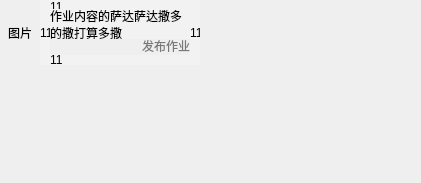
<?xml version="1.0" encoding="UTF-8"?>
<ui version="4.0">
 <class>UIHomework</class>
 <widget class="QWidget" name="UIHomework">
  <property name="geometry">
   <rect>
    <x>0</x>
    <y>0</y>
    <width>421</width>
    <height>183</height>
   </rect>
  </property>
  <property name="maximumSize">
   <size>
    <width>16777215</width>
    <height>300</height>
   </size>
  </property>
  <property name="windowTitle">
   <string>Form</string>
  </property>
  <widget class="QWidget" name="horizontalWidget_2" native="true">
   <property name="geometry">
    <rect>
     <x>0</x>
     <y>0</y>
     <width>191</width>
     <height>65</height>
    </rect>
   </property>
   <layout class="QHBoxLayout" name="HL_Content" stretch="0,0,0">
    <property name="spacing">
     <number>0</number>
    </property>
    <property name="leftMargin">
     <number>0</number>
    </property>
    <property name="topMargin">
     <number>0</number>
    </property>
    <property name="rightMargin">
     <number>0</number>
    </property>
    <property name="bottomMargin">
     <number>0</number>
    </property>
    <item>
     <widget class="QLabel" name="lbl_Picture">
      <property name="minimumSize">
       <size>
        <width>40</width>
        <height>66</height>
       </size>
      </property>
      <property name="maximumSize">
       <size>
        <width>40</width>
        <height>66</height>
       </size>
      </property>
      <property name="styleSheet">
       <string notr="true"/>
      </property>
      <property name="text">
       <string>图片</string>
      </property>
      <property name="alignment">
       <set>Qt::AlignCenter</set>
      </property>
     </widget>
    </item>
    <item>
     <widget class="QLabel" name="lbl_LeftSpace">
      <property name="minimumSize">
       <size>
        <width>10</width>
        <height>66</height>
       </size>
      </property>
      <property name="maximumSize">
       <size>
        <width>10</width>
        <height>66</height>
       </size>
      </property>
      <property name="styleSheet">
       <string notr="true">background-color:rgb(242,242,242)</string>
      </property>
      <property name="text">
       <string>11</string>
      </property>
     </widget>
    </item>
    <item>
     <widget class="QWidget" name="VL_Content_2" native="true">
      <layout class="QVBoxLayout" name="VL_Content">
       <property name="spacing">
        <number>0</number>
       </property>
       <property name="sizeConstraint">
        <enum>QLayout::SetDefaultConstraint</enum>
       </property>
       <property name="leftMargin">
        <number>0</number>
       </property>
       <property name="topMargin">
        <number>0</number>
       </property>
       <property name="rightMargin">
        <number>0</number>
       </property>
       <property name="bottomMargin">
        <number>0</number>
       </property>
       <item>
        <widget class="QLabel" name="lbl_TopSpace">
         <property name="minimumSize">
          <size>
           <width>140</width>
           <height>9</height>
          </size>
         </property>
         <property name="maximumSize">
          <size>
           <width>140</width>
           <height>9</height>
          </size>
         </property>
         <property name="styleSheet">
          <string notr="true">background-color:rgb(242,242,242)</string>
         </property>
         <property name="lineWidth">
          <number>1</number>
         </property>
         <property name="text">
          <string>11</string>
         </property>
         <property name="alignment">
          <set>Qt::AlignLeading|Qt::AlignLeft|Qt::AlignTop</set>
         </property>
        </widget>
       </item>
       <item>
        <widget class="QLabel" name="lbl_Content">
         <property name="minimumSize">
          <size>
           <width>140</width>
           <height>30</height>
          </size>
         </property>
         <property name="maximumSize">
          <size>
           <width>140</width>
           <height>30</height>
          </size>
         </property>
         <property name="font">
          <font>
           <family>微软雅黑</family>
          </font>
         </property>
         <property name="styleSheet">
          <string notr="true">background-color:rgb(242,242,242)</string>
         </property>
         <property name="text">
          <string>作业内容的萨达萨达撒多的撒打算多撒</string>
         </property>
         <property name="alignment">
          <set>Qt::AlignLeading|Qt::AlignLeft|Qt::AlignVCenter</set>
         </property>
         <property name="wordWrap">
          <bool>true</bool>
         </property>
        </widget>
       </item>
       <item>
        <widget class="QLabel" name="lbl_Sign">
         <property name="minimumSize">
          <size>
           <width>140</width>
           <height>16</height>
          </size>
         </property>
         <property name="maximumSize">
          <size>
           <width>140</width>
           <height>16</height>
          </size>
         </property>
         <property name="font">
          <font>
           <family>微软雅黑</family>
          </font>
         </property>
         <property name="styleSheet">
          <string notr="true">color:rgb(120,120,120);</string>
         </property>
         <property name="text">
          <string>发布作业</string>
         </property>
         <property name="alignment">
          <set>Qt::AlignBottom|Qt::AlignRight|Qt::AlignTrailing</set>
         </property>
        </widget>
       </item>
       <item>
        <widget class="QLabel" name="lbl_BottomSpace">
         <property name="minimumSize">
          <size>
           <width>140</width>
           <height>10</height>
          </size>
         </property>
         <property name="maximumSize">
          <size>
           <width>140</width>
           <height>10</height>
          </size>
         </property>
         <property name="styleSheet">
          <string notr="true">background-color:rgb(242,242,242)</string>
         </property>
         <property name="text">
          <string>11</string>
         </property>
        </widget>
       </item>
      </layout>
     </widget>
    </item>
   </layout>
  </widget>
  <widget class="QLabel" name="lbl_RightSpace">
   <property name="geometry">
    <rect>
     <x>190</x>
     <y>0</y>
     <width>10</width>
     <height>65</height>
    </rect>
   </property>
   <property name="minimumSize">
    <size>
     <width>10</width>
     <height>65</height>
    </size>
   </property>
   <property name="maximumSize">
    <size>
     <width>10</width>
     <height>65</height>
    </size>
   </property>
   <property name="styleSheet">
    <string notr="true">background-color:rgb(242,242,242)</string>
   </property>
   <property name="text">
    <string>11</string>
   </property>
  </widget>
 </widget>
 <resources/>
 <connections/>
</ui>
